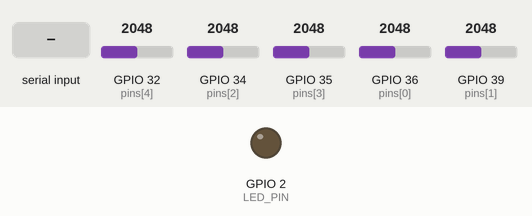
Simulated run of this sketch. Board: ESP32. On the bench: output pins drawn as LEDs (lit = HIGH). Inputs (shaded band) come from the test bench; at power-on: GPIO 32 (pins[4]) = 2048, GPIO 34 (pins[2]) = 2048, GPIO 35 (pins[3]) = 2048, GPIO 36 (pins[0]) = 2048, GPIO 39 (pins[1]) = 2048 (analog values on the 0–4095 scale). Pins used as bus, display or sensor lines are not drawn; what the sketch prints to the serial monitor is not drawn.

Above: at 1.2 s.
1.3 s: "1" received over Serial
At 2.0 s:
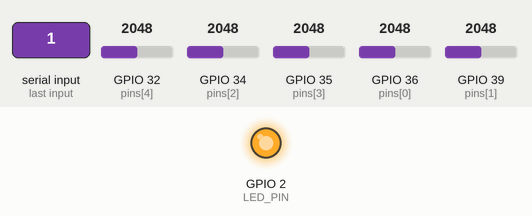
2.8 s: GPIO 32 (pins[4]) set to 1094
4.3 s: GPIO 32 (pins[4]) set to 984
5.8 s: GPIO 34 (pins[2]) set to 2643
7.3 s: GPIO 34 (pins[2]) set to 2732
8.8 s: GPIO 35 (pins[3]) set to 2449
10.3 s: GPIO 35 (pins[3]) set to 2545
Timing chart, 0 to 12.8 s (numbered marks = the images above; inputs shaded):
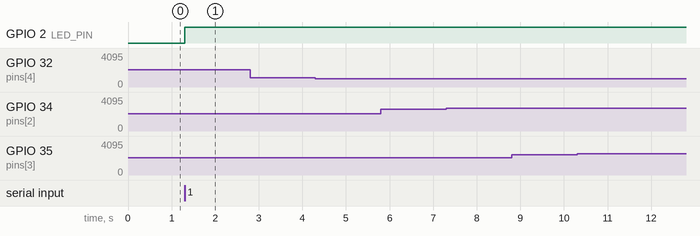

Measured:
- after the input at 1.3 s, GPIO 2 (LED_PIN): LOW → HIGH at once
- after the input at 2.8 s, every drawn part: stays the same
- after the input at 4.3 s, every drawn part: stays the same
- after the input at 5.8 s, every drawn part: stays the same
- after the input at 7.3 s, every drawn part: stays the same
- after the input at 8.8 s, every drawn part: stays the same
- after the input at 10.3 s, every drawn part: stays the same

The sketch:

aduino.ino
```cpp
#include "EMGFilters.h"

/*
 * ======================================================================================
 * 🧠 [보드 1: ESP32 전용] 초청정 5채널 EMG 계측 + PC 통신 + 아두이노 트리거 출력
 * ======================================================================================
 * - PCA9685 / I2C / 서보 전원을 ESP32에서 물리적으로 100% 분리하여 EMG 노이즈 원천 차단!
 * - 동작 방식:
 *     1) 5채널 EMG 센서(SVP, SVN, 34, 35, 32)를 200Hz로 필터링하여 PC(Rust)로 전송
 *     2) PC(Rust)로부터 '1'(주먹) 수신 -> 파란 LED(GPIO 2) ON + 트리거 핀(GPIO 23) HIGH(3.3V)
 *     3) PC(Rust)로부터 '0'(휴식/잡음) 수신 -> 파란 LED(GPIO 2) OFF + 트리거 핀(GPIO 23) LOW(0V)
 * - 아두이노 Uno 연결:
 *     * ESP32 [P23 (GPIO 23)] ---> 아두이노 Uno [D2]
 *     * ESP32 [GND]           <--> 아두이노 Uno [GND]
 * ======================================================================================
 */

#ifndef LED_BUILTIN
  #define LED_BUILTIN 2 // ESP32 내장 파란색 LED (GPIO 2)
#endif
const int LED_PIN = LED_BUILTIN;

// 아두이노 Uno(서보 전담 보드)로 파지 신호(1/0)를 보내는 디지털 출력 핀
#ifdef ESP32
  const int TRIGGER_OUT_PIN = 23; // ESP-32S 보드 오른쪽 상단 P23 / IO23 / D23
  // 순수 ADC1 5채널 (보드 표기: SVP(36), SVN(39), P34(34), P35(35), P32(32))
  const uint8_t pins[] = {36, 39, 34, 35, 32};
#else
  const int TRIGGER_OUT_PIN = 9;
  const uint8_t pins[] = {A0, A1, A2, A3, A4};
#endif

const int numPins = 5;
EMGFilters filters[5];

unsigned long lastMicros = 0;
const unsigned long sampleInterval = 5000; // 200Hz 주기 (5000us)

// 현재 출력 상태 캐시 (-1: 미설정, 0: 펴기, 1: 주먹)
int currentGripState = -1;

void setGripTrigger(bool isFist) {
  int targetState = isFist ? 1 : 0;
  if (currentGripState == targetState) {
    return;
  }
  currentGripState = targetState;

  if (isFist) {
    digitalWrite(LED_PIN, HIGH);
    digitalWrite(TRIGGER_OUT_PIN, HIGH); // 아두이노 Uno D2 핀으로 '1' (3.3V HIGH) 전달
  } else {
    digitalWrite(LED_PIN, LOW);
    digitalWrite(TRIGGER_OUT_PIN, LOW);  // 아두이노 Uno D2 핀으로 '0' (0V LOW) 전달
  }
}

void setup() {
  Serial.begin(9600);

  pinMode(LED_PIN, OUTPUT);
  digitalWrite(LED_PIN, LOW);

  pinMode(TRIGGER_OUT_PIN, OUTPUT);
  digitalWrite(TRIGGER_OUT_PIN, LOW);
  currentGripState = 0;

#ifdef ESP32
  // ESP32 10비트(0~1023) 및 11dB 감쇠(0~3.1V) 설정 + 5채널 ADC1 명시 초기화
  analogReadResolution(10);
  analogSetAttenuation(ADC_11db);
  for (int i = 0; i < numPins; i++) {
    pinMode(pins[i], INPUT);
    analogSetPinAttenuation(pins[i], ADC_11db);
  }
#endif

  // EMG 필터 초기화 (60Hz 노치 + 20~150Hz 밴드패스)
  for (int i = 0; i < numPins; i++) {
    filters[i].init(SAMPLE_FREQ_500HZ, NOTCH_FREQ_60HZ, true, true, true);
  }
}

void loop() {
  // 1. [PC로부터 AI 추론 결과 실시간 수신] (논블로킹)
  while (Serial.available() > 0) {
    char c = Serial.read();
    if (c == '1') {
      setGripTrigger(true);  // LED ON + 트리거 핀 HIGH -> 아두이노가 주먹 쥠
    } else if (c == '0') {
      setGripTrigger(false); // LED OFF + 트리거 핀 LOW -> 아두이노가 손 폄
    }
  }

  // 2. [EMG 센서 필터링 및 PC 송신] (200Hz 주기)
  unsigned long currentMicros = micros();
  if (currentMicros - lastMicros >= sampleInterval) {
    lastMicros = currentMicros;

    int envs[5];
    for (int i = 0; i < numPins; i++) {
#ifdef ESP32
      // 8x 오버샘플링으로 ESP32 고주파 ADC 스위칭 잡음 제거
      long mvSum = 0;
      for (int s = 0; s < 8; s++) {
        mvSum += analogReadMilliVolts(pins[i]);
      }
      int mv = (int)(mvSum / 8);
      int raw = (int)((long)mv * 1023L / 3300L);
      int filtered = filters[i].update(raw);
      long env = (long)filtered * filtered;
      // 3.3V -> 5V Uno 기준 스케일 정규화 (필요 시 숫자 조정 가능)
      long scaled = env / 46;
#else
      int raw = analogRead(pins[i]);
      raw = analogRead(pins[i]);
      int filtered = filters[i].update(raw);
      long env = (long)filtered * filtered;
      long scaled = env / 20;
#endif
      envs[i] = (scaled > 1023) ? 1023 : scaled;
    }

    Serial.print(envs[0]);
    Serial.print(",");
    Serial.print(envs[1]);
    Serial.print(",");
    Serial.print(envs[2]);
    Serial.print(",");
    Serial.print(envs[3]);
    Serial.print(",");
    Serial.println(envs[4]);
  }
}
```

EMGFilters.cpp
```cpp
// (licence header left out)
#include "EMGFilters.h"

// coefficients of transfer function of LPF
// coef[sampleFreqInd][order]
static float lpf_numerator_coef[2][3] = {{0.3913, 0.7827, 0.3913},
                                         {0.1311, 0.2622, 0.1311}};
static float lpf_denominator_coef[2][3] = {{1.0000, 0.3695, 0.1958},
                                           {1.0000, -0.7478, 0.2722}};
// coefficients of transfer function of HPF
static float hpf_numerator_coef[2][3] = {{0.8371, -1.6742, 0.8371},
                                         {0.9150, -1.8299, 0.9150}};
static float hpf_denominator_coef[2][3] = {{1.0000, -1.6475, 0.7009},
                                           {1.0000, -1.8227, 0.8372}};
// coefficients of transfer function of anti-hum filter
// coef[sampleFreqInd][order] for 50Hz
static float ahf_numerator_coef_50Hz[2][6] = {
    {0.9522, -1.5407, 0.9522, 0.8158, -0.8045, 0.0855},
    {0.5869, -1.1146, 0.5869, 1.0499, -2.0000, 1.0499}};
static float ahf_denominator_coef_50Hz[2][6] = {
    {1.0000, -1.5395, 0.9056, 1.0000 - 1.1187, 0.3129},
    {1.0000, -1.8844, 0.9893, 1.0000, -1.8991, 0.9892}};
static float ahf_output_gain_coef_50Hz[2] = {1.3422, 1.4399};
// coef[sampleFreqInd][order] for 60Hz
static float ahf_numerator_coef_60Hz[2][6] = {
    {0.9528, -1.3891, 0.9528, 0.8272, -0.7225, 0.0264},
    {0.5824, -1.0810, 0.5824, 1.0736, -2.0000, 1.0736}};
static float ahf_denominator_coef_60Hz[2][6] = {
    {1.0000, -1.3880, 0.9066, 1.0000, -0.9739, 0.2371},
    {1.0000, -1.8407, 0.9894, 1.0000, -1.8584, 0.9891}};
static float ahf_output_gain_coef_60Hz[2] = {1.3430, 1.4206};

void FILTER_2nd::init(FILTER_TYPE ftype, int sampleFreq) {
    states[0] = 0;
    states[1] = 0;
    if (ftype == FILTER_TYPE_LOWPASS) {
        // 2th order butterworth lowpass filter
        // cutoff frequency 150Hz
        if (sampleFreq == SAMPLE_FREQ_500HZ) {
            for (int i = 0; i < 3; i++) {
                num[i] = lpf_numerator_coef[0][i];
                den[i] = lpf_denominator_coef[0][i];
            }
        } else if (sampleFreq == SAMPLE_FREQ_1000HZ) {
            for (int i = 0; i < 3; i++) {
                num[i] = lpf_numerator_coef[1][i];
                den[i] = lpf_denominator_coef[1][i];
            }
        }
    } else if (ftype == FILTER_TYPE_HIGHPASS) {
        // 2th order butterworth
        // cutoff frequency 20Hz
        if (sampleFreq == SAMPLE_FREQ_500HZ) {
            for (int i = 0; i < 3; i++) {
                num[i] = hpf_numerator_coef[0][i];
                den[i] = hpf_denominator_coef[0][i];
            }
        } else if (sampleFreq == SAMPLE_FREQ_1000HZ) {
            for (int i = 0; i < 3; i++) {
                num[i] = hpf_numerator_coef[1][i];
                den[i] = hpf_denominator_coef[1][i];
            }
        }
    }
}

float FILTER_2nd::update(float input) {
    float tmp = (input - den[1] * states[0] - den[2] * states[1]) / den[0];
    float output = num[0] * tmp + num[1] * states[0] + num[2] * states[1];
    // save last states
    states[1] = states[0];
    states[0] = tmp;
    return output;
}

void FILTER_4th::init(int sampleFreq, int humFreq) {
    gain = 0;
    for (int i = 0; i < 4; i++) {
        states[i] = 0;
    }
    if (humFreq == NOTCH_FREQ_50HZ) {
        if (sampleFreq == SAMPLE_FREQ_500HZ) {
            for (int i = 0; i < 6; i++) {
                num[i] = ahf_numerator_coef_50Hz[0][i];
                den[i] = ahf_denominator_coef_50Hz[0][i];
            }
            gain = ahf_output_gain_coef_50Hz[0];
        } else if (sampleFreq == SAMPLE_FREQ_1000HZ) {
            for (int i = 0; i < 6; i++) {
                num[i] = ahf_numerator_coef_50Hz[1][i];
                den[i] = ahf_denominator_coef_50Hz[1][i];
            }
            gain = ahf_output_gain_coef_50Hz[1];
        }
    } else if (humFreq == NOTCH_FREQ_60HZ) {
        if (sampleFreq == SAMPLE_FREQ_500HZ) {
            for (int i = 0; i < 6; i++) {
                num[i] = ahf_numerator_coef_60Hz[0][i];
                den[i] = ahf_denominator_coef_60Hz[0][i];
            }
            gain = ahf_output_gain_coef_60Hz[0];
        } else if (sampleFreq == SAMPLE_FREQ_1000HZ) {
            for (int i = 0; i < 6; i++) {
                num[i] = ahf_numerator_coef_60Hz[1][i];
                den[i] = ahf_denominator_coef_60Hz[1][i];
            }
            gain = ahf_output_gain_coef_60Hz[1];
        }
    }
}

float FILTER_4th::update(float input) {
    float output;
    float stageIn;
    float stageOut;

    stageOut  = num[0] * input + states[0];
    states[0] = (num[1] * input + states[1]) - den[1] * stageOut;
    states[1] = num[2] * input - den[2] * stageOut;
    stageIn   = stageOut;
    stageOut  = num[3] * stageOut + states[2];
    states[2] = (num[4] * stageIn + states[3]) - den[4] * stageOut;
    states[3] = num[5] * stageIn - den[5] * stageOut;

    output = gain * stageOut;

    return output;
}

void EMGFilters::init(SAMPLE_FREQUENCY sampleFreq,
                     NOTCH_FREQUENCY  notchFreq,
                     bool             enableNotchFilter,
                     bool             enableLowpassFilter,
                     bool             enableHighpassFilter) {
    m_sampleFreq   = sampleFreq;
    m_notchFreq    = notchFreq;
    m_bypassEnabled = true;
    if (((sampleFreq == SAMPLE_FREQ_500HZ) || (sampleFreq == SAMPLE_FREQ_1000HZ)) &&
        ((notchFreq == NOTCH_FREQ_50HZ) || (notchFreq == NOTCH_FREQ_60HZ))) {
            m_bypassEnabled = false;
    }

    m_lpf.init(FILTER_TYPE_LOWPASS, m_sampleFreq);
    m_hpf.init(FILTER_TYPE_HIGHPASS, m_sampleFreq);
    m_ahf.init(m_sampleFreq, m_notchFreq);

    m_notchFilterEnabled    = enableNotchFilter;
    m_lowpassFilterEnabled  = enableLowpassFilter;
    m_highpassFilterEnabled = enableHighpassFilter;
}

int EMGFilters::update(int inputValue) {
    int output = 0;
    if (m_bypassEnabled) {
        return output = inputValue;
    }

    // first notch filter
    if (m_notchFilterEnabled) {
        output = m_ahf.update(inputValue);
    } else {
        // notch filter bypass
        output = inputValue;
    }

    // second low pass filter
    if (m_lowpassFilterEnabled) {
        output = m_lpf.update(output);
    }

    // third high pass filter
    if (m_highpassFilterEnabled) {
        output = m_hpf.update(output);
    }

    return output;
}
```

EMGFilters.h
```cpp
// (licence header left out)
#ifndef _EMGFILTERS_H
#define _EMGFILTERS_H

enum NOTCH_FREQUENCY { NOTCH_FREQ_50HZ = 50, NOTCH_FREQ_60HZ = 60 };

enum SAMPLE_FREQUENCY { SAMPLE_FREQ_500HZ = 500, SAMPLE_FREQ_1000HZ = 1000 };

enum FILTER_TYPE {
    FILTER_TYPE_LOWPASS = 0,
    FILTER_TYPE_HIGHPASS,
};

class FILTER_2nd {
  private:
    float states[2];
    float num[3];
    float den[3];

  public:
    void init(FILTER_TYPE ftype, int sampleFreq);
    float update(float input);
};

class FILTER_4th {
  private:
    float states[4];
    float num[6];
    float den[6];
    float gain;

  public:
    void init(int sampleFreq, int humFreq);
    float update(float input);
};

// \brief EMGFilter provides an anti-hum notch filter to filter out 50HZ or
//        60HZ power line noise, a lowpass filter to filter out signals above
//        150HZ, and a highpass filter to filter out noise below 20HZ;
//        You can turn on or off these filters by the init function.
// \remark Input frequencies of 500HZ and 1000HZ are supported only!
class EMGFilters {
  public:
    // \brief Initializes the filter.
    // \param sampleFreq only supports SAMPLE_FREQ_500HZ &
    // SAMPLE_FREQ_1000HZ.
    // \param notchFreq only supports NOTCH_FREQ_50HZ & NOTCH_FREQ_60HZ.
    // \param enableNotchFilter enables the notch filter. True by default.
    // \param enableLowpassFilter enables the lowpass filter. True by
    // default.
    // \param enableHighpassFilter enables the highpass filter. True by
    // default
    // \remark The filter won't work and just bypass input if sampleFreq or
    //         notchFreq isn't specified properly.
    void init(SAMPLE_FREQUENCY sampleFreq,
              NOTCH_FREQUENCY  notchFreq,
              bool             enableNotchFilter    = true,
              bool             enableLowpassFilter  = true,
              bool             enableHighpassFilter = true);

    // \brief Called in the loop, input read analog value to get filtered
    // value
    int update(int inputValue);

  private:
    SAMPLE_FREQUENCY m_sampleFreq;
    NOTCH_FREQUENCY  m_notchFreq;
    bool             m_bypassEnabled;
    bool             m_notchFilterEnabled;
    bool             m_lowpassFilterEnabled;
    bool             m_highpassFilterEnabled;
    // 채널별 독립 필터 상태 (다채널 DC 오프셋 간섭 원천 차단)
    FILTER_2nd       m_lpf;
    FILTER_2nd       m_hpf;
    FILTER_4th       m_ahf;
};

#endif
```
